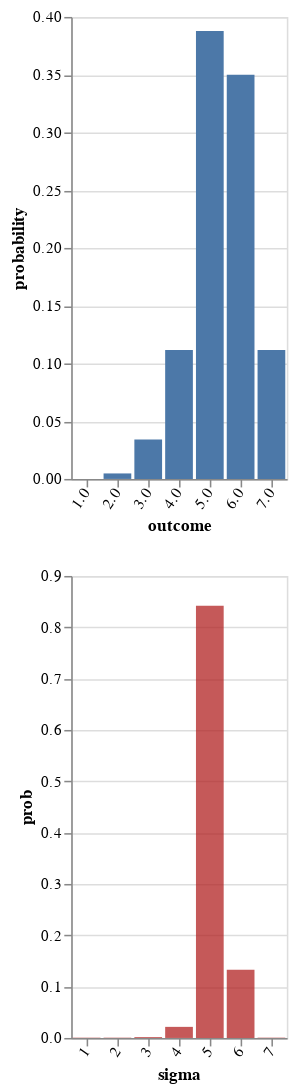

The cell this chart's notebook holds for it:
### Code cell
writeIORef cacheRefJ (0, Map.empty)
writeIORef cacheRefM (0, Map.empty)
writeIORef cacheRefF (0, Map.empty)

vlShow <$>
  ( do let pr = infoLGE
       r' <- enumD (listenerE pr cr (1, (UTall,John), 1))
       wp' <- enumM (fst <$> belief r')
       tp' <- enumM (snd <$> belief r')
       let pr' = infoLGE {wp = wp', tp = tp'}
       r'' <- enumD (listenerE pr' cr (1, (UTall,Mary), 1))
       wp'' <- enumM (fst <$> belief r'')
       tp'' <- enumM (snd <$> belief r'')
       let pr'' = infoLGE {wp = wp'', tp = tp''}
       mkGraph $ listenerE pr'' cr (1, (UTall,Fred), 1)
  )

### Figure 1 — Vega-Lite specification as saved in the notebook (floating-point values rounded to 4 significant figures)
{"$schema": "https://vega.github.io/schema/vega-lite/v3.json", "center": true, "vconcat": [{"$schema": "https://vega.github.io/schema/vega-lite/v3.json", "data": {"values": [{"outcome": "1.0", "probability": 2.341e-07}, {"outcome": "2.0", "probability": 0.004768}, {"outcome": "3.0", "probability": 0.03425}, {"outcome": "4.0", "probability": 0.1117}, {"outcome": "5.0", "probability": 0.3878}, {"outcome": "6.0", "probability": 0.3499}, {"outcome": "7.0", "probability": 0.1116}]}, "description": "", "encoding": {"x": {"axis": {"labelAngle": -55}, "field": "outcome", "scale": {"rangeStep": 30}, "sort": null, "type": "ordinal"}, "y": {"field": "probability", "type": "quantitative"}}, "mark": "bar"}, {"$schema": "https://vega.github.io/schema/vega-lite/v3.json", "data": {"values": [{"prob": 0.0006101, "sigma": "1"}, {"prob": 0.0006179, "sigma": "2"}, {"prob": 0.001699, "sigma": "3"}, {"prob": 0.0216, "sigma": "4"}, {"prob": 0.8418, "sigma": "5"}, {"prob": 0.1331, "sigma": "6"}, {"prob": 0.0006444, "sigma": "7"}]}, "description": "", "encoding": {"x": {"axis": {"labelAngle": -55}, "field": "sigma", "scale": {"domain": ["1", "2", "3", "4", "5", "6", "7"], "rangeStep": 30}, "sort": null, "type": "ordinal"}, "y": {"field": "prob", "type": "quantitative"}}, "mark": {"color": "firebrick", "opacity": 0.75, "type": "bar"}}]}
